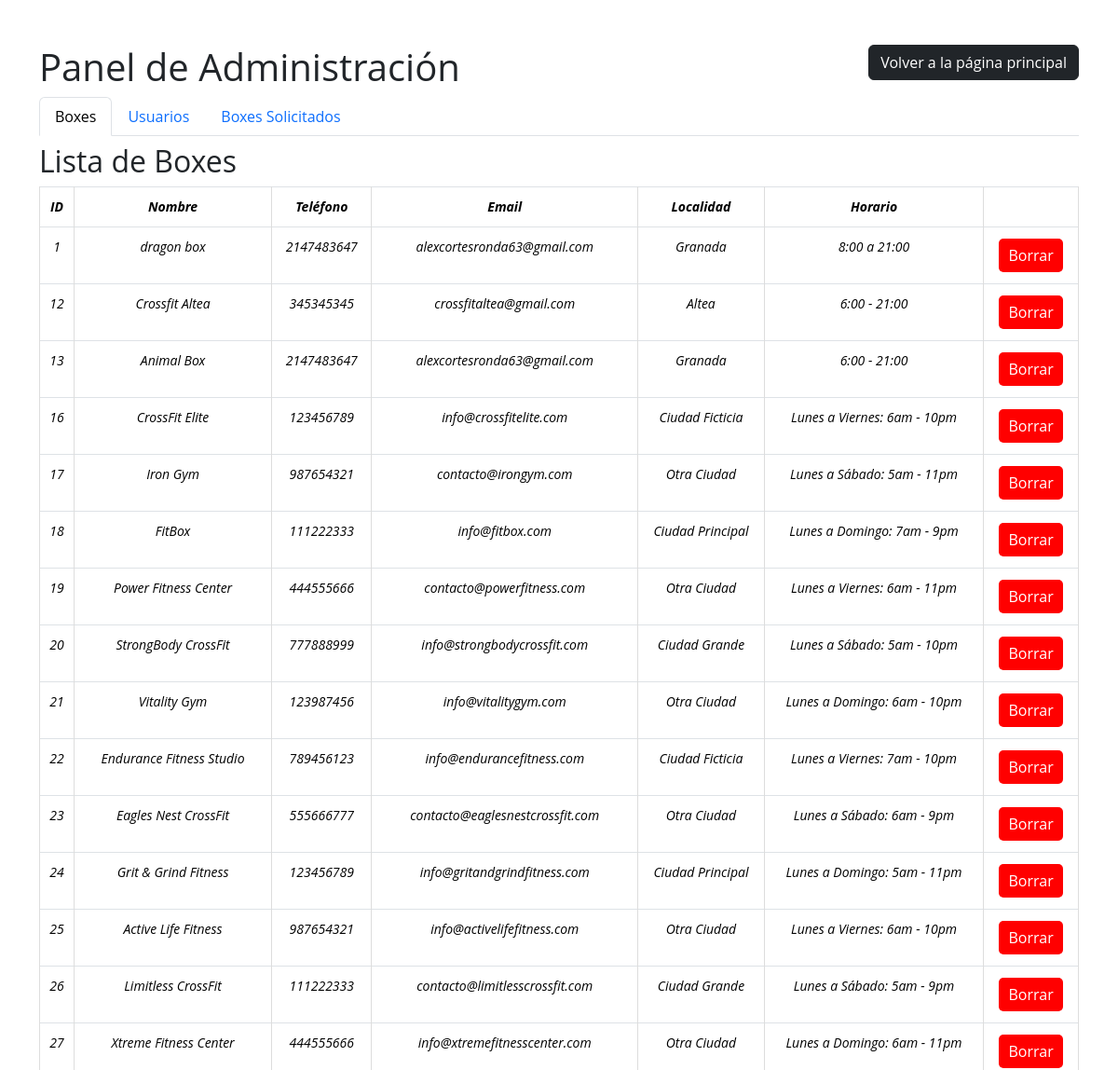
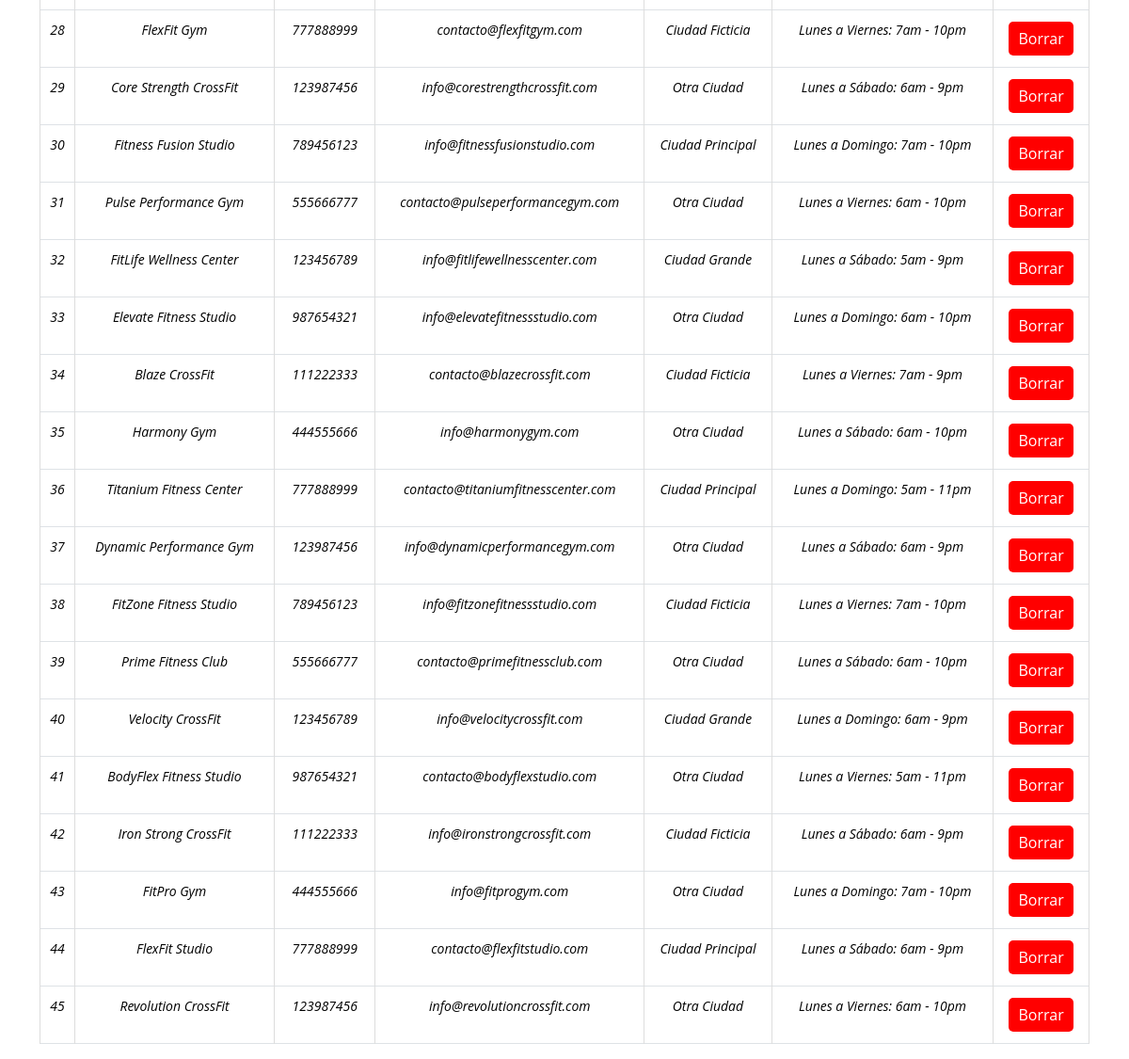
The app's page /adminInmortal/panelAdministracion.php with its own data (2 pictures, top to bottom).
### tables this page shows
CREATE TABLE `boxes` (
  `ID_Boxes` int(11) NOT NULL,
  `Nombre` varchar(50) NOT NULL,
  `Direccion` varchar(50) NOT NULL,
  `Telefono` int(20) NOT NULL,
  `Email` varchar(255) NOT NULL,
  `Horario` varchar(255) NOT NULL,
  `Localidad` varchar(50) NOT NULL,
  `Descripcion` varchar(255) NOT NULL,
  `Foto` varchar(50) DEFAULT NULL,
  `Is_Solicitud` tinyint(1) NOT NULL
);

### CRUD/mostrarBoxes.php (the view, shortened to what this page needs)
<?php
$boxes = obtenerBoxes();
echo '<h2>Lista de Boxes</h2>';
echo '<table class="table table-bordered">';
echo '<thead class="thead-dark">';
echo '<tr>';
echo '<th>ID</th>';
echo '<th>Nombre</th>';
echo '<th>Teléfono</th>';
echo '<th>Email</th>';
echo '<th>Localidad</th>';
echo '<th>Horario</th>';
echo '<th></th>';
echo '</tr>';
echo '</thead>';
echo '<tbody>';
foreach ($boxes as $box) {
    echo '<tr>';
    echo '<td>' . $box['ID_Boxes'] . '</td>';
    echo '<td>' . $box['Nombre'] . '</td>';
    echo '<td>' . $box['Telefono'] . '</td>';
    echo '<td>' . $box['Email'] . '</td>';
    echo '<td>' . $box['Localidad'] . '</td>';
    echo '<td>' . $box['Horario'] . '</td>';
    echo '<td><button class="borrarBox " data-id="' . $box['ID_Boxes'] . '">Borrar</button></td>';
    echo '</tr>';
}
echo '</tbody>';
echo '</table>';
function obtenerBoxes(){
    include 'conexion.php';
    $sql = "SELECT * FROM boxes WHERE Is_Solicitud = 0";
    $resultado = $conexion->query($sql);
    $boxes = array();
    while ($fila = $resultado->fetch_assoc()) {
        $boxes[] = $fila;
    }
    return $boxes;
}
?>

### css/style.css (style rules this page uses)
* { font-family: 'Open Sans', sans-serif; }
body { background-color: #ffffff; }
td, th { border: 1px solid #dddddd; text-align: center; padding: 8px; }
.team .member .member-info p,table { font-style: italic; font-size: 14px; line-height: 26px; color: #888888; text-align: center; }
.borrarBox, .borrarUsuario { background-color: #ff0000 !important; color: white; border: none; border-radius: 5px; padding: 5px 10px; text-align: center; text-decoration: none; display: inline-block; font-size: 16px; margin: 4px 2px; cursor: pointer; }

### records on screen
boxes: ID_Boxes "1", Nombre "dragon box", Telefono "2147483647", Email "alexcortesronda63@gmail.com", Localidad "Granada", Horario "8:00 a 21:00"
boxes: ID_Boxes "12", Nombre "Crossfit Altea", Telefono "345345345", Email "crossfitaltea@gmail.com", Localidad "Altea", Horario "6:00 - 21:00"
boxes: ID_Boxes "13", Nombre "Animal Box", Telefono "2147483647", Email "alexcortesronda63@gmail.com", Localidad "Granada", Horario "6:00 - 21:00"
boxes: ID_Boxes "16", Nombre "CrossFit Elite", Telefono "123456789", Email "info@crossfitelite.com", Localidad "Ciudad Ficticia", Horario "Lunes a Viernes: 6am - 10pm"
boxes: ID_Boxes "17", Nombre "Iron Gym", Telefono "987654321", Email "contacto@irongym.com", Localidad "Otra Ciudad", Horario "Lunes a Sábado: 5am - 11pm"
boxes: ID_Boxes "18", Nombre "FitBox", Telefono "111222333", Email "info@fitbox.com", Localidad "Ciudad Principal", Horario "Lunes a Domingo: 7am - 9pm"
boxes: ID_Boxes "19", Nombre "Power Fitness Center", Telefono "444555666", Email "contacto@powerfitness.com", Localidad "Otra Ciudad", Horario "Lunes a Viernes: 6am - 11pm"
boxes: ID_Boxes "20", Nombre "StrongBody CrossFit", Telefono "777888999", Email "info@strongbodycrossfit.com", Localidad "Ciudad Grande", Horario "Lunes a Sábado: 5am - 10pm"
boxes: ID_Boxes "21", Nombre "Vitality Gym", Telefono "123987456", Email "info@vitalitygym.com", Localidad "Otra Ciudad", Horario "Lunes a Domingo: 6am - 10pm"
boxes: ID_Boxes "22", Nombre "Endurance Fitness Studio", Telefono "789456123", Email "info@endurancefitness.com", Localidad "Ciudad Ficticia", Horario "Lunes a Viernes: 7am - 10pm"
boxes: ID_Boxes "23", Nombre "Eagles Nest CrossFit", Telefono "555666777", Email "contacto@eaglesnestcrossfit.com", Localidad "Otra Ciudad", Horario "Lunes a Sábado: 6am - 9pm"
boxes: ID_Boxes "24", Nombre "Grit & Grind Fitness", Telefono "123456789", Email "info@gritandgrindfitness.com", Localidad "Ciudad Principal", Horario "Lunes a Domingo: 5am - 11pm"
boxes: ID_Boxes "25", Nombre "Active Life Fitness", Telefono "987654321", Email "info@activelifefitness.com", Localidad "Otra Ciudad", Horario "Lunes a Viernes: 6am - 10pm"
boxes: ID_Boxes "26", Nombre "Limitless CrossFit", Telefono "111222333", Email "contacto@limitlesscrossfit.com", Localidad "Ciudad Grande", Horario "Lunes a Sábado: 5am - 9pm"
boxes: ID_Boxes "27", Nombre "Xtreme Fitness Center", Telefono "444555666", Email "info@xtremefitnesscenter.com", Localidad "Otra Ciudad", Horario "Lunes a Domingo: 6am - 11pm"
boxes: ID_Boxes "28", Nombre "FlexFit Gym", Telefono "777888999", Email "contacto@flexfitgym.com", Localidad "Ciudad Ficticia", Horario "Lunes a Viernes: 7am - 10pm"
boxes: ID_Boxes "29", Nombre "Core Strength CrossFit", Telefono "123987456", Email "info@corestrengthcrossfit.com", Localidad "Otra Ciudad", Horario "Lunes a Sábado: 6am - 9pm"
boxes: ID_Boxes "30", Nombre "Fitness Fusion Studio", Telefono "789456123", Email "info@fitnessfusionstudio.com", Localidad "Ciudad Principal", Horario "Lunes a Domingo: 7am - 10pm"
boxes: ID_Boxes "31", Nombre "Pulse Performance Gym", Telefono "555666777", Email "contacto@pulseperformancegym.com", Localidad "Otra Ciudad", Horario "Lunes a Viernes: 6am - 10pm"
boxes: ID_Boxes "32", Nombre "FitLife Wellness Center", Telefono "123456789", Email "info@fitlifewellnesscenter.com", Localidad "Ciudad Grande", Horario "Lunes a Sábado: 5am - 9pm"
boxes: ID_Boxes "33", Nombre "Elevate Fitness Studio", Telefono "987654321", Email "info@elevatefitnessstudio.com", Localidad "Otra Ciudad", Horario "Lunes a Domingo: 6am - 10pm"
boxes: ID_Boxes "34", Nombre "Blaze CrossFit", Telefono "111222333", Email "contacto@blazecrossfit.com", Localidad "Ciudad Ficticia", Horario "Lunes a Viernes: 7am - 9pm"
boxes: ID_Boxes "35", Nombre "Harmony Gym", Telefono "444555666", Email "info@harmonygym.com", Localidad "Otra Ciudad", Horario "Lunes a Sábado: 6am - 10pm"
boxes: ID_Boxes "36", Nombre "Titanium Fitness Center", Telefono "777888999", Email "contacto@titaniumfitnesscenter.com", Localidad "Ciudad Principal", Horario "Lunes a Domingo: 5am - 11pm"
boxes: ID_Boxes "37", Nombre "Dynamic Performance Gym", Telefono "123987456", Email "info@dynamicperformancegym.com", Localidad "Otra Ciudad", Horario "Lunes a Sábado: 6am - 9pm"
boxes: ID_Boxes "38", Nombre "FitZone Fitness Studio", Telefono "789456123", Email "info@fitzonefitnessstudio.com", Localidad "Ciudad Ficticia", Horario "Lunes a Viernes: 7am - 10pm"
boxes: ID_Boxes "39", Nombre "Prime Fitness Club", Telefono "555666777", Email "contacto@primefitnessclub.com", Localidad "Otra Ciudad", Horario "Lunes a Sábado: 6am - 10pm"
boxes: ID_Boxes "40", Nombre "Velocity CrossFit", Telefono "123456789", Email "info@velocitycrossfit.com", Localidad "Ciudad Grande", Horario "Lunes a Domingo: 6am - 9pm"
boxes: ID_Boxes "41", Nombre "BodyFlex Fitness Studio", Telefono "987654321", Email "contacto@bodyflexstudio.com", Localidad "Otra Ciudad", Horario "Lunes a Viernes: 5am - 11pm"
boxes: ID_Boxes "42", Nombre "Iron Strong CrossFit", Telefono "111222333", Email "info@ironstrongcrossfit.com", Localidad "Ciudad Ficticia", Horario "Lunes a Sábado: 6am - 9pm"
boxes: ID_Boxes "43", Nombre "FitPro Gym", Telefono "444555666", Email "info@fitprogym.com", Localidad "Otra Ciudad", Horario "Lunes a Domingo: 7am - 10pm"
boxes: ID_Boxes "44", Nombre "FlexFit Studio", Telefono "777888999", Email "contacto@flexfitstudio.com", Localidad "Ciudad Principal", Horario "Lunes a Sábado: 6am - 9pm"
boxes: ID_Boxes "45", Nombre "Revolution CrossFit", Telefono "123987456", Email "info@revolutioncrossfit.com", Localidad "Otra Ciudad", Horario "Lunes a Viernes: 6am - 10pm"
